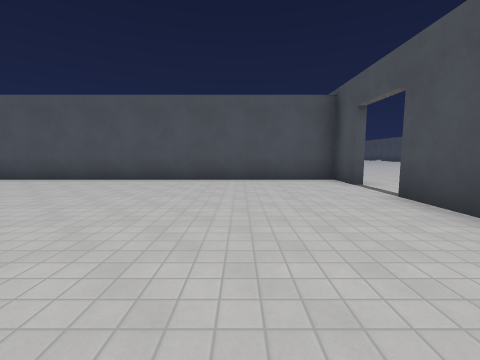
[1] (above)

18 first-person views from a walk through a level from a Godot 3-D game. The camera is 1.4 m above the floor, tilts 6° down and sees 90° across. The floor is counted in squares, 2 m on a side. Each view is taken from the middle of a square. On the plan, view 1 faces up. The plan holds only what a view shows up to about 9 squares ahead; the rest is blank. The place goes on beyond the plan. Surface patterns are stand-ins for the level's own textures.

[2]
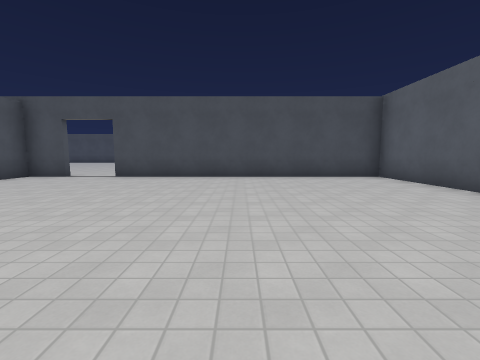

[3]
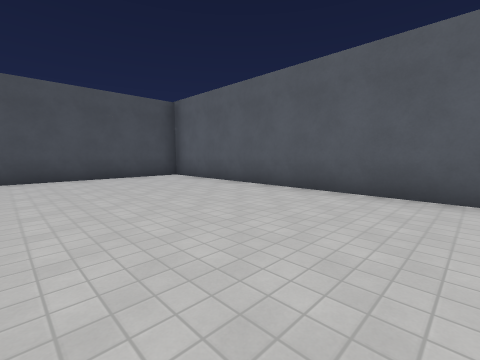

[4]
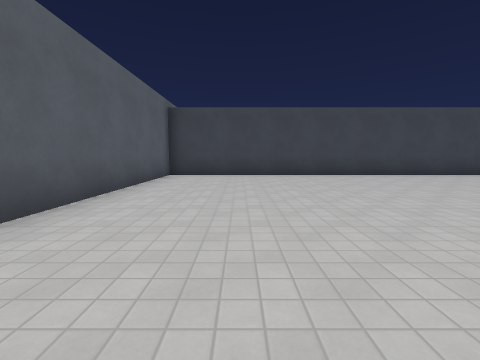

[5]
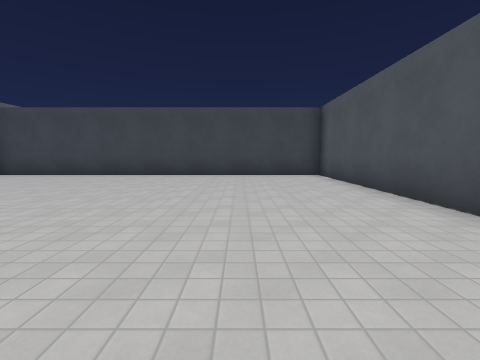

[6]
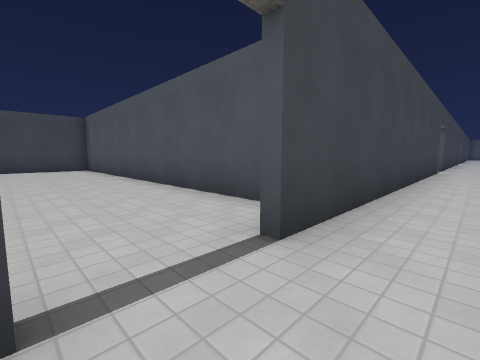

[7]
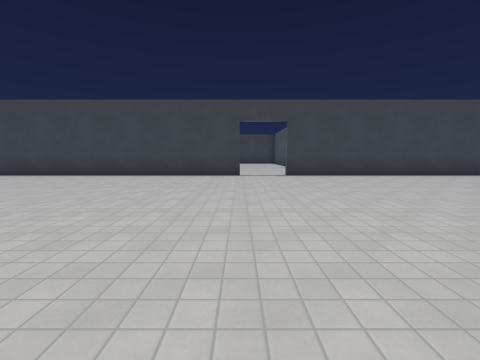

[8]
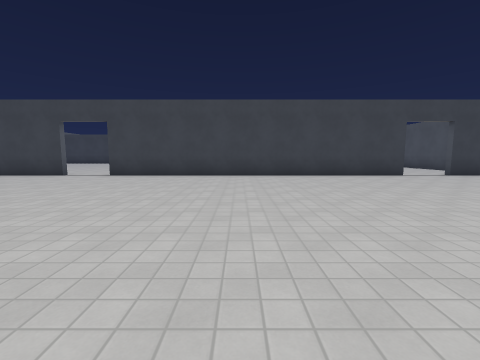

[9]
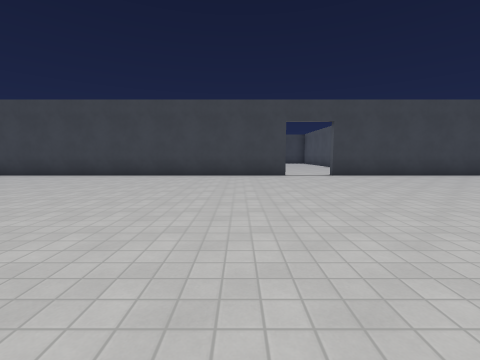

[10]
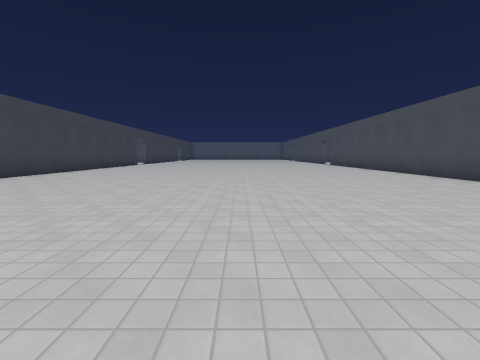

[11]
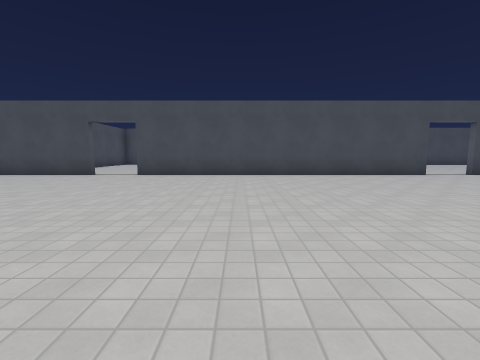

[12]
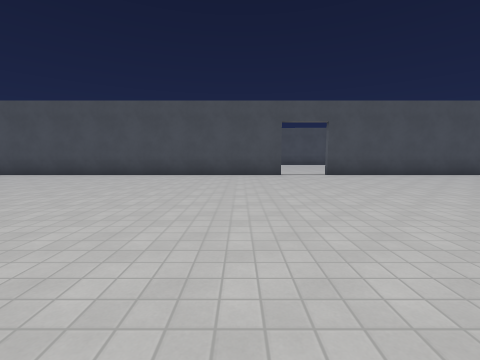

[13]
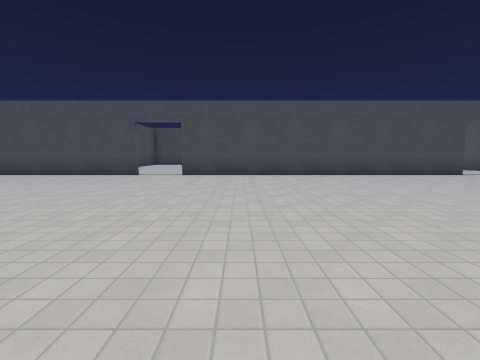

[14]
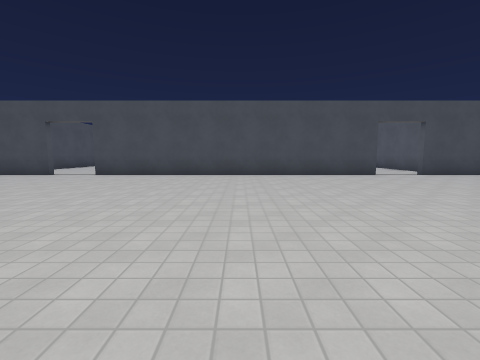

[15]
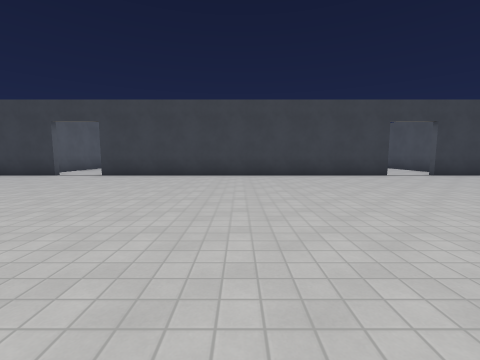

[16]
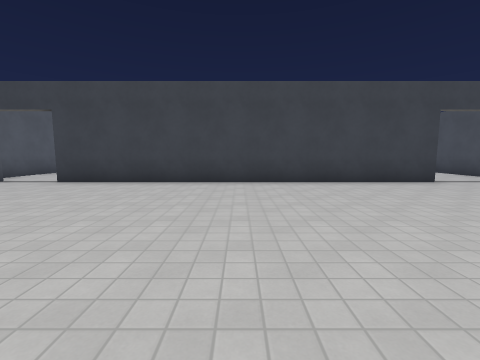

[17]
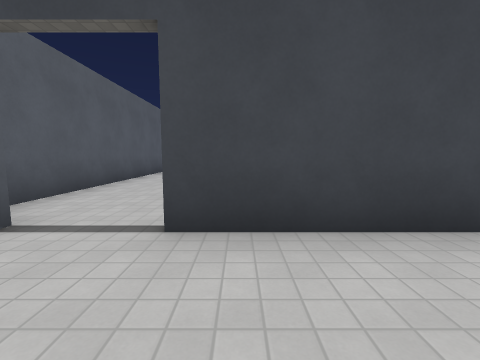

[18]
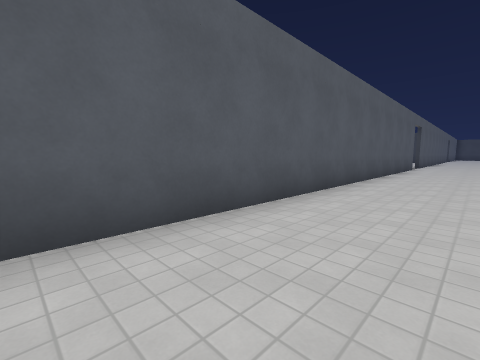

### Floor plan
Points are (right, up) in squares from view 1. A wall is a line through its corners. A room is listed if a view was taken in it or the views show most of it. See-through windows are left out.
Room 1 (views 1, 2, 3, 4, 5)
walls: (2.7, 5.5) (2.7, 6.8) (-8.3, 6.8) (-8.3, -4.4) (2.7, -4.4) (2.7, 4)
ways out: opening at (3, 4.5) to room 2
Room 2 (views 6, 7, 8, 9, 10, 11, 12, 13, 14, 15, 16, 17, 18)
walls: (16.3, 5.5) (16.3, 15.6); (2.9, 4.1) (2.9, -5.8); (16.3, -5.8) (16.3, 4); (2.9, -7.2) (2.9, -9.1); (16.3, -9.4) (16.3, -7.2); (16.3, 17) (16.3, 20.4); (2.9, 15.6) (2.9, 5.5); (2.9, 20.5) (2.9, 17.1); (-8.6, -8.2) (2.1, -8.2)
ways out: opening at (3, 4.5) to room 1; opening at (3, 16.5); opening at (16, 4.5); opening at (16, 16.5)

Positions as (right, up) in squares from view 1, and headings:
1: (0, 0), facing up
2: (-5, 0), facing right
3: (-5, 0), facing down-right
4: (0, -2), facing left
5: (0, 4), facing left
6: (4, 4), facing up-left
7: (11, 4), facing left
8: (11, 10), facing left
9: (11, 14), facing left
10: (10, 11), facing up
11: (8, 12), facing right
12: (8, 7), facing right
13: (8, 2), facing right
14: (8, -1), facing right
15: (11, -1), facing left
16: (9, -1), facing left
17: (5, -5), facing left
18: (2, -6), facing down-left
